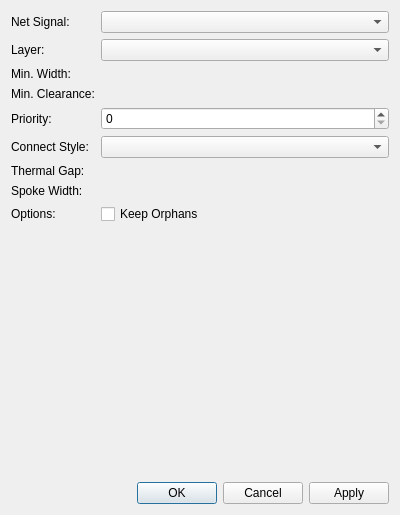
<?xml version="1.0" encoding="UTF-8"?>
<ui version="4.0">
 <class>librepcb::editor::BoardPlanePropertiesDialog</class>
 <widget class="QDialog" name="librepcb::editor::BoardPlanePropertiesDialog">
  <property name="geometry">
   <rect>
    <x>0</x>
    <y>0</y>
    <width>400</width>
    <height>515</height>
   </rect>
  </property>
  <property name="windowTitle">
   <string>Plane Properties</string>
  </property>
  <layout class="QVBoxLayout" name="verticalLayout">
   <item>
    <layout class="QFormLayout" name="formLayout">
     <property name="fieldGrowthPolicy">
      <enum>QFormLayout::AllNonFixedFieldsGrow</enum>
     </property>
     <item row="0" column="0">
      <widget class="QLabel" name="label_4">
       <property name="text">
        <string>Net Signal:</string>
       </property>
      </widget>
     </item>
     <item row="0" column="1">
      <widget class="QComboBox" name="cbxNetSignal"/>
     </item>
     <item row="1" column="0">
      <widget class="QLabel" name="label">
       <property name="text">
        <string>Layer:</string>
       </property>
      </widget>
     </item>
     <item row="1" column="1">
      <widget class="QComboBox" name="cbxLayer"/>
     </item>
     <item row="2" column="0">
      <widget class="QLabel" name="label_7">
       <property name="text">
        <string>Min. Width:</string>
       </property>
      </widget>
     </item>
     <item row="3" column="0">
      <widget class="QLabel" name="label_3">
       <property name="text">
        <string>Min. Clearance:</string>
       </property>
      </widget>
     </item>
     <item row="4" column="0">
      <widget class="QLabel" name="label_2">
       <property name="text">
        <string>Priority:</string>
       </property>
      </widget>
     </item>
     <item row="4" column="1">
      <widget class="QSpinBox" name="spbPriority"/>
     </item>
     <item row="5" column="0">
      <widget class="QLabel" name="label_5">
       <property name="text">
        <string>Connect Style:</string>
       </property>
      </widget>
     </item>
     <item row="5" column="1">
      <widget class="QComboBox" name="cbxConnectStyle"/>
     </item>
     <item row="8" column="0">
      <widget class="QLabel" name="label_6">
       <property name="text">
        <string>Options:</string>
       </property>
      </widget>
     </item>
     <item row="8" column="1">
      <widget class="QCheckBox" name="cbKeepOrphans">
       <property name="sizePolicy">
        <sizepolicy hsizetype="Fixed" vsizetype="Fixed">
         <horstretch>0</horstretch>
         <verstretch>0</verstretch>
        </sizepolicy>
       </property>
       <property name="text">
        <string>Keep Orphans</string>
       </property>
      </widget>
     </item>
     <item row="2" column="1">
      <widget class="librepcb::editor::UnsignedLengthEdit" name="edtMinWidth" native="true"/>
     </item>
     <item row="3" column="1">
      <widget class="librepcb::editor::UnsignedLengthEdit" name="edtMinClearance" native="true"/>
     </item>
     <item row="6" column="0">
      <widget class="QLabel" name="label_8">
       <property name="text">
        <string>Thermal Gap:</string>
       </property>
      </widget>
     </item>
     <item row="7" column="0">
      <widget class="QLabel" name="label_9">
       <property name="text">
        <string>Spoke Width:</string>
       </property>
      </widget>
     </item>
     <item row="6" column="1">
      <widget class="librepcb::editor::PositiveLengthEdit" name="edtThermalGap" native="true"/>
     </item>
     <item row="7" column="1">
      <widget class="librepcb::editor::PositiveLengthEdit" name="edtSpokeWidth" native="true"/>
     </item>
    </layout>
   </item>
   <item>
    <widget class="librepcb::editor::PathEditorWidget" name="pathEditorWidget" native="true">
     <property name="sizePolicy">
      <sizepolicy hsizetype="Preferred" vsizetype="MinimumExpanding">
       <horstretch>0</horstretch>
       <verstretch>0</verstretch>
      </sizepolicy>
     </property>
    </widget>
   </item>
   <item>
    <widget class="QDialogButtonBox" name="buttonBox">
     <property name="orientation">
      <enum>Qt::Horizontal</enum>
     </property>
     <property name="standardButtons">
      <set>QDialogButtonBox::Apply|QDialogButtonBox::Cancel|QDialogButtonBox::Ok</set>
     </property>
    </widget>
   </item>
  </layout>
 </widget>
 <customwidgets>
  <customwidget>
   <class>librepcb::editor::PathEditorWidget</class>
   <extends>QWidget</extends>
   <header location="global">librepcb/editor/widgets/patheditorwidget.h</header>
   <container>1</container>
  </customwidget>
  <customwidget>
   <class>librepcb::editor::UnsignedLengthEdit</class>
   <extends>QWidget</extends>
   <header location="global">librepcb/editor/widgets/unsignedlengthedit.h</header>
   <container>1</container>
  </customwidget>
  <customwidget>
   <class>librepcb::editor::PositiveLengthEdit</class>
   <extends>QWidget</extends>
   <header location="global">librepcb/editor/widgets/positivelengthedit.h</header>
   <container>1</container>
  </customwidget>
 </customwidgets>
 <tabstops>
  <tabstop>cbxNetSignal</tabstop>
  <tabstop>cbxLayer</tabstop>
  <tabstop>edtMinWidth</tabstop>
  <tabstop>edtMinClearance</tabstop>
  <tabstop>spbPriority</tabstop>
  <tabstop>cbxConnectStyle</tabstop>
  <tabstop>cbKeepOrphans</tabstop>
  <tabstop>pathEditorWidget</tabstop>
 </tabstops>
 <resources/>
 <connections/>
</ui>
